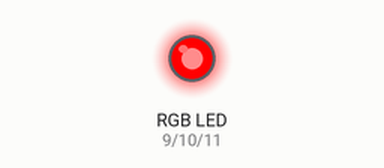
Simulated run of this sketch. Board: Arduino Uno, built with avr-gcc and run on an emulated ATmega328P. On the bench: an RGB LED mixed from three pins (HIGH = lit).

Above: at 0.5 s.
At 2.5 s:
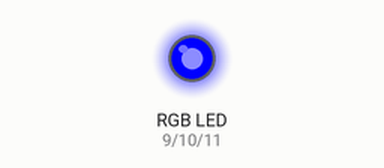
At 3.5 s:
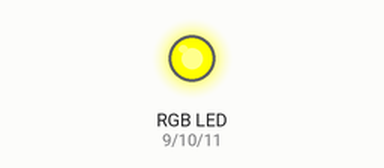
At 4.5 s:
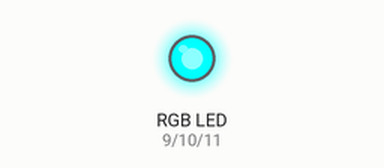
At 6.5 s:
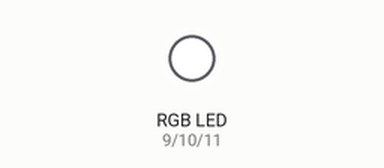
At 8.5 s:
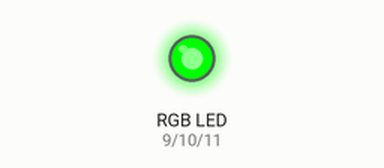
Timing chart, 0 to 9.1 s (numbered marks = the images above):
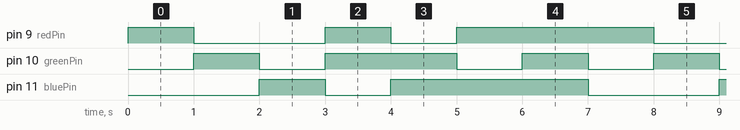

The sketch:

rgb_led_controller1.ino
```cpp
int redPin = 9;
int greenPin = 10;
int bluePin = 11;

void setup() {
  pinMode(redPin, OUTPUT);
  pinMode(greenPin, OUTPUT);
  pinMode(bluePin, OUTPUT);
}

void loop() {
  // Red
  setColor(255, 0, 0);
  delay(1000);
  // Green
  setColor(0, 255, 0);
  delay(1000);
  // Blue
  setColor(0, 0, 255);
  delay(1000);
  // Yellow (Red + Green)
  setColor(255, 255, 0);
  delay(1000);
  // Cyan (Green + Blue)
  setColor(0, 255, 255);
  delay(1000);
  // Magenta (Red + Blue)
  setColor(255, 0, 255);
  delay(1000);
  // White (Red + Green + Blue)
  setColor(255, 255, 255);
  delay(1000);
}

void setColor(int red, int green, int blue) {
  analogWrite(redPin, red);
  analogWrite(greenPin, green);
  analogWrite(bluePin, blue);
}
```

Measured:
- by itself, pin 9 (redPin): repeats every 7.0 s: LOW 2.0 s, HIGH 1.0 s, LOW 1.0 s, HIGH 3.0 s
- by itself, pin 10 (greenPin): repeats every 7.0 s: LOW 1.0 s, HIGH 2.0 s, 2 × (LOW 1.0 s, HIGH 1.0 s)
- by itself, pin 11 (bluePin): repeats every 7.0 s: LOW 1.0 s, HIGH 3.0 s, LOW 2.0 s, HIGH 1.0 s
